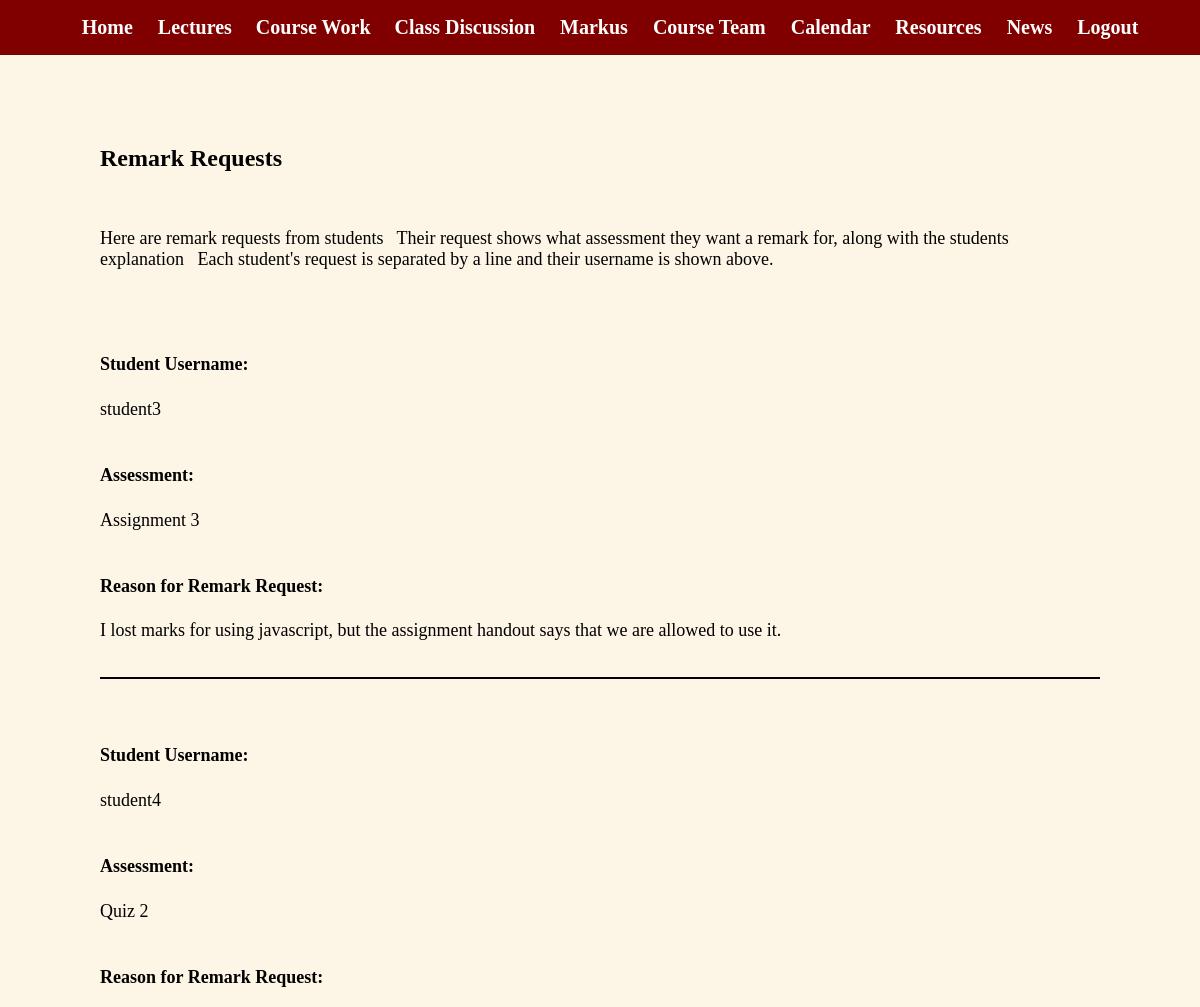
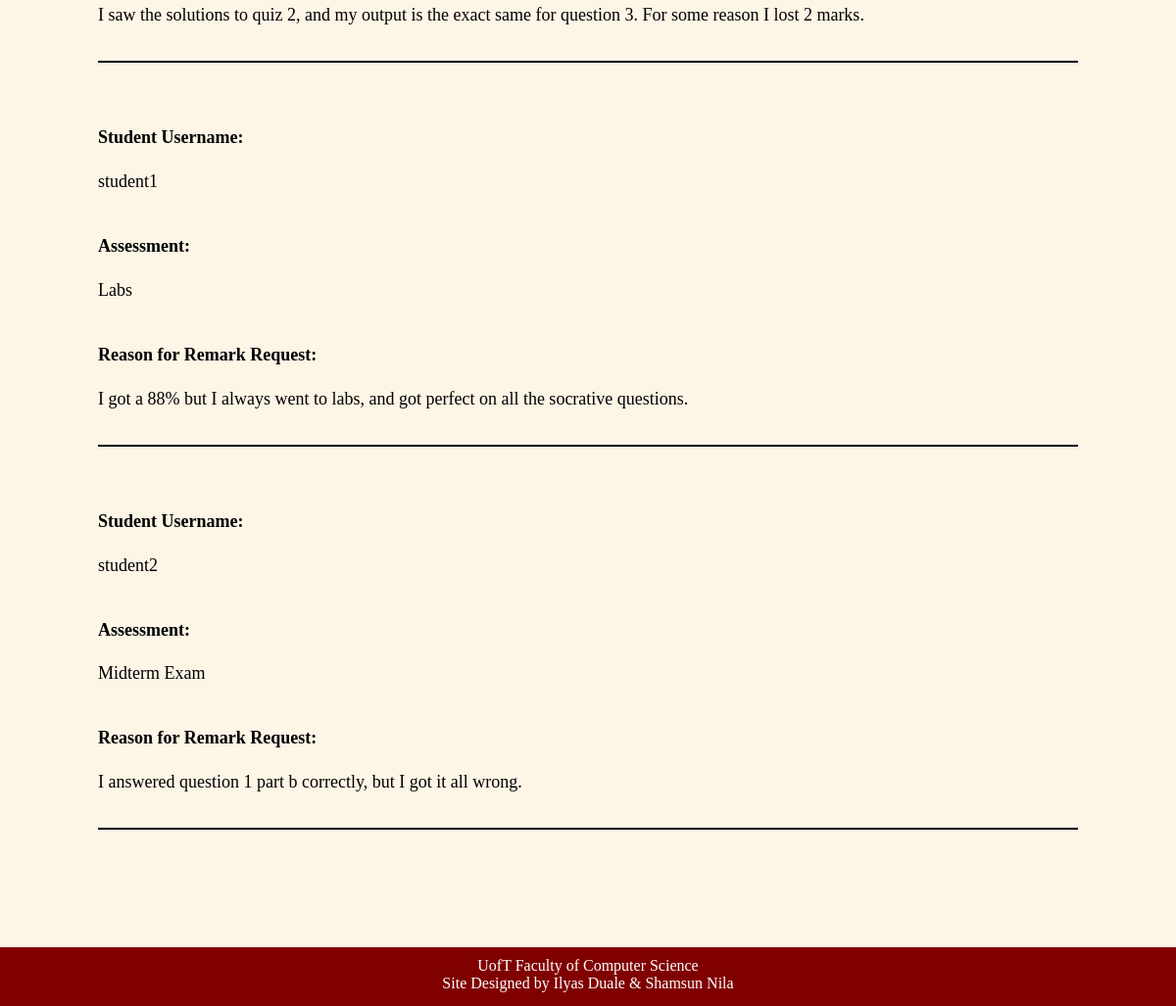
Page /viewrequest (signed in) on the committed database (2 pictures, top to bottom).
### tables this page shows
CREATE TABLE `remarkrequests` (
	`studentname`	TEXT,
	`assessment`	TEXT,
	`request`	TEXT
);

### app.py (the view)
@app.route('/viewrequest')
def viewRequest():
	if 'username' in session:
		query =  """
					SELECT *
					FROM remarkrequests"""
		outcome =  db.engine.execute(text(query))
		return render_template('requests.html', table=outcome)
	else:
		return redirect(url_for('login'))

### templates/requests.html (shortened to what this page needs)
<!DOCTYPE html>
<html>
<head>
	<link rel="stylesheet" type="text/css" href="{{ url_for('static', filename='header_footer.css') }}">
	<link rel="stylesheet" type="text/css" href="{{ url_for('static', filename='requests.css') }}">
</head>
<body >
	<div class = "header">
		<ul align = "center">
			<li><a href = "{{ url_for('index') }}"> <b>Home</b> </a></li>
			<li><a href = "{{ url_for('lecture') }}"> <b>Lectures</b></a> </li>
			<li><a href = "{{ url_for('coursework') }}"> <b>Course Work</b></a>
		</li>
			<li><a href = 'https://piazza.com/' target="_blank"><b>Class Discussion</b> </a></li>
			<li><a href = 'https://markus.utsc.utoronto.ca/cscb20w19/?locale=en' target="_blank"><b>Markus</b> </a></li>
			<li><a href = "{{ url_for('courseteam') }}"> <b>Course Team </b></a></li>
			<li><a href = "{{ url_for('calendar') }}"> <b> Calendar </b></a></li>
			<li><a href = "{{ url_for('resources') }}"> <b> Resources </b></a></li>
			<li><a href = "{{ url_for('news') }}"> <b> News </b></a></li>
			<li><a href = "/logout"> <b> Logout </b></a></li>
		</ul>
	</div>
	<div class = "main">
		<h2> Remark Requests </h2>
		<br>
		<p> Here are remark requests from students&ensp; Their request shows what assessment they want a remark for, along with the students <br> explanation&ensp; Each student's request is separated by a line and their username is shown above.</p>
		{% for element in table %}
		<div id = request>
			<br><br>
			<h4>Student Username:</h4> {{element.studentname}}
			<br><br>
			<h4>Assessment:</h4> {{element.assessment}}
			<br><br>
			<h4> Reason for Remark Request:</h4>
			{{element.request}}
			<br><br>
		</div>
		{% endfor %}
	</div>
	<footer>
		<a href = 'http://web.cs.toronto.edu/people/faculty.htm' target = "_blank"> UofT Faculty of Computer Science</a>
		<br>
		Site Designed by Ilyas Duale & Shamsun Nila
	</footer>
</body>
</html>

### static/header_footer.css (style rules this page uses)
body { background-color: oldlace; font-size: 16px; margin: 0px; }
.header { background-color: maroon; color: #fff; top: 0px; position: fixed; width: 100%; }
.header li { display: inline; }
.header a { color: white; text-decoration: none; font-size: 20px; padding-right: 20px; }
.main { padding: 125px 100px 20px 100px; }
footer { background-color: maroon; bottom: 0px; color: white; text-decoration: none; position: relative; width: 100%; height: 50px; padding-top: 10px; margin-top: 100px; text-align: center; }
footer a { text-decoration: none; color: white; }

### static/requests.css (style rules this page uses)
#request { border-bottom: 2px solid black; padding-bottom: 15px; font-size: 18px; }
p { font-size: 18px; }

### rows in the picture
remarkrequests: studentname "student3", assessment "Assignment 3", request "I lost marks for using javascript, but the assignment handout says that we are allowed to use it."
remarkrequests: studentname "student4", assessment "Quiz 2", request "I saw the solutions to quiz 2, and my output is the exact same for question 3. For some reason I lost 2 marks."
remarkrequests: studentname "student1", assessment "Labs", request "I got a 88% but I always went to labs, and got perfect on all the socrative questions."
remarkrequests: studentname "student2", assessment "Midterm Exam", request "I answered question 1 part b correctly, but I got it all wrong."
